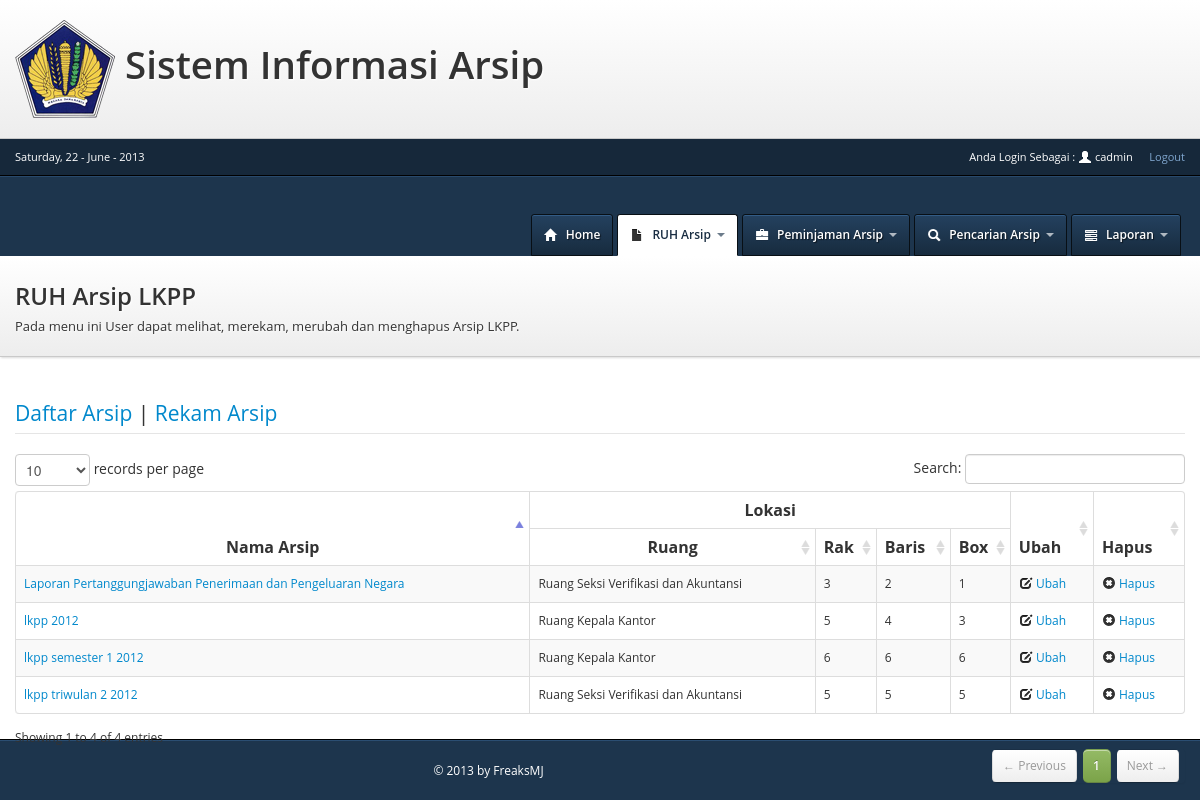
The page /view/lkpp.php (signed in) on the database as committed earlier.
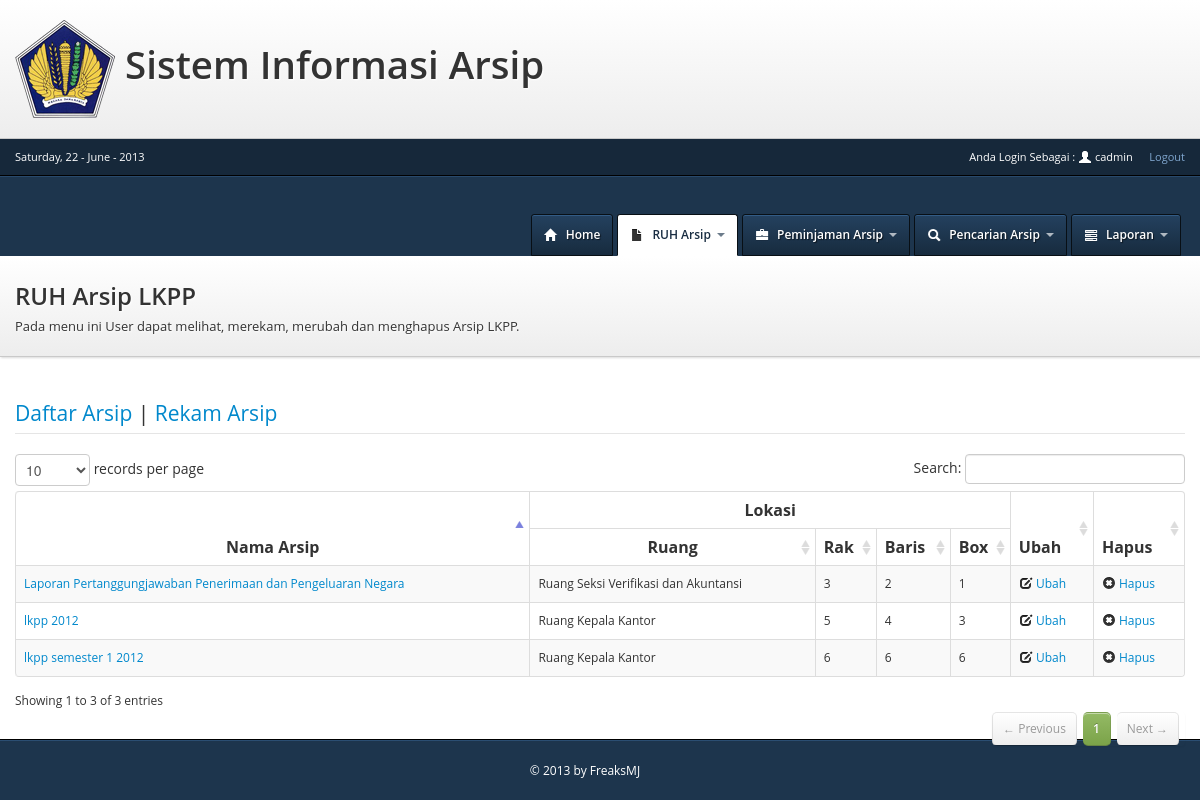
The same page on the database as committed later.
### tables this page shows
CREATE TABLE IF NOT EXISTS `arsip` (
  `arsip_id` int(11) NOT NULL AUTO_INCREMENT,
  `jenisarsip_id` int(11) NOT NULL,
  `nama_arsip` varchar(255) NOT NULL,
  `ruang` int(5) NOT NULL,
  `rak` int(5) NOT NULL,
  `baris` int(5) NOT NULL,
  `box` int(5) NOT NULL,
  `keyword` varchar(255) DEFAULT NULL,
  `input_date` date NOT NULL,
  `last_update` date NOT NULL,
  PRIMARY KEY (`arsip_id`)
);

CREATE TABLE IF NOT EXISTS `ruang` (
  `ruang_id` int(11) NOT NULL AUTO_INCREMENT,
  `kode_ruang` varchar(3) NOT NULL,
  `nama_ruang` varchar(100) NOT NULL,
  `input_date` date NOT NULL,
  `last_update` date NOT NULL,
  PRIMARY KEY (`ruang_id`)
);

### class/arsip.php (called while the page is built, shortened)
<?php
include_once('../config/class.database.php');
class Arsip{
	public $db1;
	function __construct(){
		$connect = new Database();
		$this->db1 = $connect->connectdb1();
	}
	function getAllarsip($jenis){
		if($jenis!=null){
			$query=$this->db1->query("SELECT a.arsip_id,a.jenisarsip_id,b.nama_jenisarsip,a.nama_arsip,c.nama_ruang,a.rak,a.baris,a.box FROM arsip as a RIGHT JOIN  jenis_arsip as b on a.jenisarsip_id=b.jenisarsip_id,ruang as c WHERE a.ruang=c.ruang_id AND a.jenisarsip_id='$jenis' ORDER BY a.arsip_id");
		}else{
			$query=$this->db1->query("SELECT a.arsip_id,a.jenisarsip_id,b.nama_jenisarsip,a.nama_arsip,c.nama_ruang,a.rak,a.baris,a.box FROM arsip as a RIGHT JOIN  jenis_arsip as b on a.jenisarsip_id=b.jenisarsip_id,ruang as c WHERE a.ruang=c.ruang_id ORDER BY a.arsip_id");
		}
		$jml_data=$query->rowCount();
		if($jml_data>=1){
			$hasil=$query->fetchAll();
			return $hasil;
		}else{
			return $jml_data;
		}
	}
}
?>

### config/class.database.php (called while the page is built, shortened)
<?php
class Database {
	public $host_sitia	="localhost";
	public $user_sitia	="root";
	public $pass_sitia	="";
	public $db_sitia	="sitia";
	public $host_sp2d	="localhost:3355";
	public $user_sp2d	="administrator";
	public $pass_sp2d 	="A02AE24A8CC3A3B233C3456EAB5D85631720572DE5C3E45A30C70833A855A993administrator";
	public $db_sp2d		="sqldb12";
	public function connectdb1(){
		try{
			$this->dbh_sitia = new PDO("mysql:host=$this->host_sitia;dbname=$this->db_sitia",$this->user_sitia,$this->pass_sitia);
			return $this->dbh_sitia;
		}catch(PDOException $e){
			return $e->getMessage();
		}
	}
	public function connectdb2(){
		try{
			$this->dbh_sp2d = new PDO("mysql:host=$this->host_sp2d;dbname=$this->db_sp2d",$this->user_sp2d,$this->pass_sp2d);
			return $this->dbh_sp2d;
		}catch(PDOException $e){
			return $e->getMessage();
		}
	}
}
?>

### controller/lkppController.php (called while the page is built, shortened)
<?php
	include_once('../class/arsip.php');
	include_once('../class/ruang.php');
	include_once('../class/lkpp.php');
	$arsip = new Arsip();
	$jenis=5;
	$all=$arsip->getAllarsip($jenis);
?>

### view/lkpp.php (the view, shortened to what the changed rows need)
<?php
include ("topbar.php");
include_once ('../controller/lkppController.php');
?>
<!DOCTYPE html>
<html>
 <head>
	<link type="text/css" rel="stylesheet" href="../includes/css/bootstrap.css">
	<link type="text/css" rel="stylesheet" href="../includes/css/application.css">
	<link type="text/css" rel="stylesheet" href="../includes/datepicker/css/datepicker.css">
	<link type="text/css" rel="stylesheet" href="../includes/DT/css/DT_bootstrap.css">
 </head>
<body>
<div id="masthead">
	<div class="container">
		<div class="masthead-pad">
			<div class="masthead-text">
				<h2>RUH Arsip LKPP</h2>
			</div>
		</div>
	</div>
</div>
<?php
$modul=$_GET['modul'];
switch($modul){
    default :
?>
<div id="content">
	<div class="container">
	<div id="legend">
	  <legend class=""><a href="lkpp.php">Daftar Arsip</a> | <a href="lkpp.php?modul=tambah">Rekam Arsip</a></legend>
	</div>
	<table cellpadding="0" cellspacing="0" border="0" class="table table-striped table-bordered" id="example">
	<thead>
		<tr>
			<th rowspan="2"><center>Nama Arsip</center></th>
			<th colspan="4"><center>Lokasi</center></th>
			<th rowspan="2">Ubah</th>
			<th rowspan="2">Hapus</th>
		</tr>
		<tr>
			<th><center>Ruang</center></th>
			<th>Rak</th>
			<th>Baris</th>
			<th>Box</th>
		</tr>
	</thead>
	<tbody>
<?php
	if($all!=0){
	foreach($all as $display){
			echo "<tr>";
			echo "<td>
					<a href=\"lkpp.php?modul=detail&id=".$display['arsip_id']."\">
					".$display['nama_arsip']."
					</a>
				   </td>";
			echo "<td>".$display['nama_ruang']."</td>";
			echo "<td>".$display['rak']."</td>";
			echo "<td>".$display['baris']."</td>";
			echo "<td>".$display['box']."</td>";
			echo "<td>
					<a href=\"lkpp.php?modul=ubah&id=".$display['arsip_id']."\">
						<i class=\"icon-edit\"></i>
						<span>Ubah</span>
					</a>
				  </td>";
			echo "<td>
					<a href=\"lkpp.php?delete=".$display['arsip_id']."\" data-confirm='Anda Yakin Akan menghapus Arsip : ".$display['nama_arsip']." ?'>
						<i class=\"icon-remove-sign\"></i>
						<span>Hapus</span>
					</a>
				 </td>";
	}
	}else{
		echo "<div class=\"alert alert-error\">
				  Data Tidak Ada
				  <buttontype=\"button\" class=\"close\" data-dismiss=\"alert\">&times;</button>
				  </div>";
	}
?>
</table>
		</div>
	</div>
<?php
break;
?>
<?php
}
?>
<?php
include("footer.php");
?>

Rows that differ between the two databases and show on the page:
removed arsip: nama_arsip "lkpp triwulan 2 2012", ruang.nama_ruang "Ruang Seksi Verifikasi dan Akuntansi", rak "5", baris "5", box "5"
Other text that changed with them:
text written by a page script: "records per page Search: Showing 1 to 4 of 4 entries ← Previous 1 Next →" → "records per page Search: Showing 1 to 3 of 3 entries ← Previous 1 Next →"
